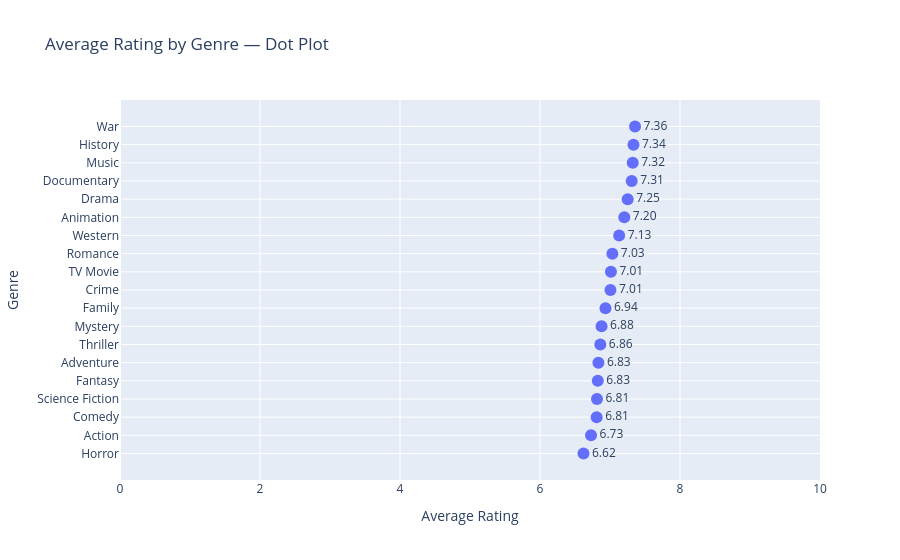

The notebook cell this image was saved under:
### Markdown cell above
VISUALIZATION CHART 6

insights - War genre movies got the highest avg rating 
           Horror genre movies got the lowest avg rating

### Code cell
df_rating_genre = df_movie_genres.merge(
    df_genres,
    on="genre_id",
    how="left"
)


df_rating_genre = df_rating_genre.merge(
    df_movies[["movie_id", "vote_average"]],
    on="movie_id",
    how="left"
)


df_rating_genre = df_rating_genre.dropna(
    subset=["vote_average", "genre_name"]
)


df_avg_rating = (
    df_rating_genre
    .groupby("genre_name")["vote_average"]
    .mean()
    .reset_index(name="avg_rating")
    .sort_values("avg_rating")
)


fig = px.scatter(
    df_avg_rating,
    x="avg_rating",
    y="genre_name",
    title="Average Rating by Genre — Dot Plot",
    labels={
        "avg_rating": "Average Rating",
        "genre_name": "Genre"
    },
    text="avg_rating"
)

fig.update_traces(
    marker=dict(size=12),
    texttemplate="%{text:.2f}",
    textposition="middle right"
)

fig.update_layout(
    xaxis_range=[0, 10]
)

fig.show()

### Figure 1 — Plotly figure (JSON) as saved in the notebook; plotly's stock layout.template omitted (floating-point values rounded to 4 significant figures)
{"data": [{"hovertemplate": "Average Rating=%{text}<br>Genre=%{y}<extra></extra>", "legendgroup": "", "marker": {"color": "#636efa", "size": 12, "symbol": "circle"}, "mode": "markers+text", "name": "", "orientation": "h", "showlegend": false, "text": [6.621, 6.729, 6.809, 6.814, 6.825, 6.835, 6.862, 6.88, 6.936, 7.007, 7.013, 7.034, 7.131, 7.204, 7.252, 7.31, 7.325, 7.336, 7.358], "textposition": "middle right", "texttemplate": "%{text:.2f}", "type": "scatter", "x": [6.621, 6.729, 6.809, 6.814, 6.825, 6.835, 6.862, 6.88, 6.936, 7.007, 7.013, 7.034, 7.131, 7.204, 7.252, 7.31, 7.325, 7.336, 7.358], "xaxis": "x", "y": ["Horror", "Action", "Comedy", "Science Fiction", "Fantasy", "Adventure", "Thriller", "Mystery", "Family", "Crime", "TV Movie", "Romance", "Western", "Animation", "Drama", "Documentary", "Music", "History", "War"], "yaxis": "y"}], "layout": {"legend": {"tracegroupgap": 0}, "title": {"text": "Average Rating by Genre — Dot Plot"}, "xaxis": {"anchor": "y", "domain": [0, 1], "range": [0, 10], "title": {"text": "Average Rating"}}, "yaxis": {"anchor": "x", "domain": [0, 1], "title": {"text": "Genre"}}}}
